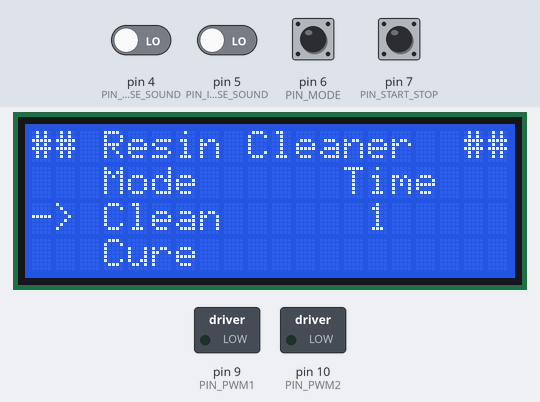
Bench run of a sketch on a simulated Arduino Uno, built with avr-gcc and run on an emulated ATmega328P. On the bench: 20×4 character LCD, switched loads named in the sketch (green lamp = pin HIGH). Inputs (shaded band) come from the test bench; at power-on: pin 4 (PIN_DECREASE_SOUND), pin 5 (PIN_INCREASE_SOUND), pin 6 (PIN_MODE), pin 7 (PIN_START_STOP) LOW.

Above: at 4.3 s.
4.4 s: pin 7 (PIN_START_STOP) pulled HIGH for 0.15 s
At 5.3 s:
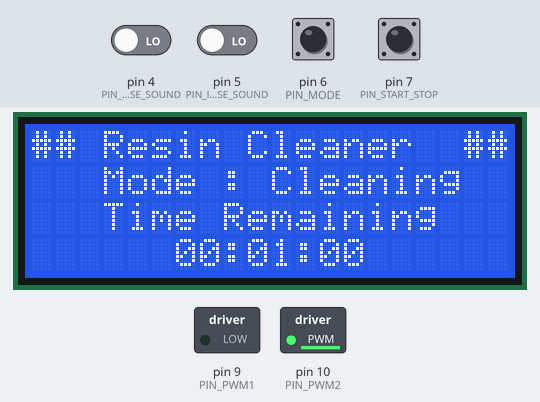
7.5 s: pin 7 (PIN_START_STOP) pulled HIGH for 1 s
At 8.1 s:
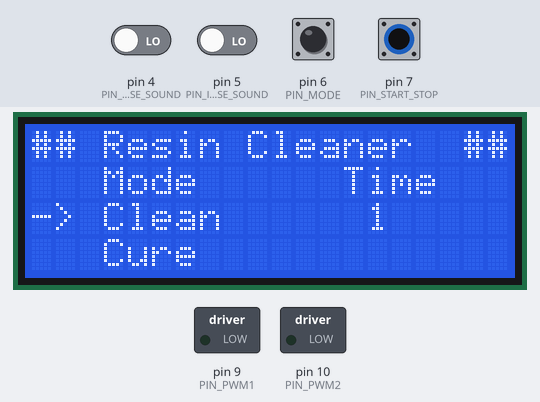
10.0 s: pin 6 (PIN_MODE) pulled HIGH for 0.15 s
At 10.8 s:
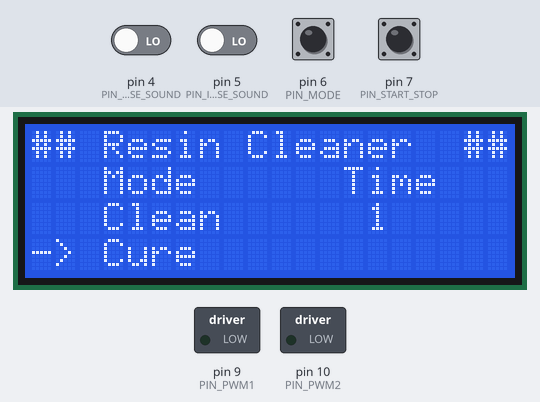
11.6 s: pin 7 (PIN_START_STOP) pulled HIGH for 0.15 s
At 12.2 s:
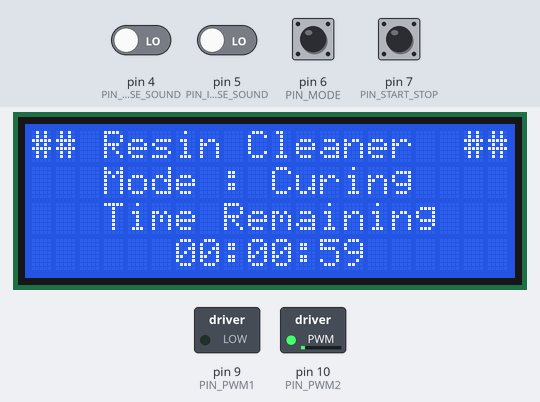
Timing chart, 0 to 42.8 s (numbered marks = the images above; inputs shaded):
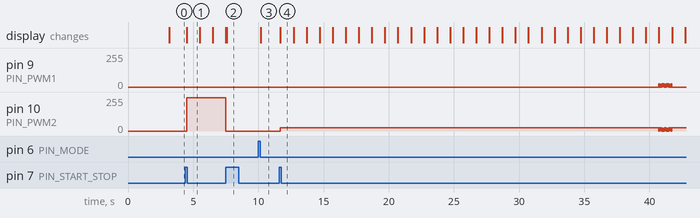

The sketch:

resin_cleaner.ino
```cpp
#include <LiquidCrystal_I2C.h>
#include <ResinManager.h>

#define PIN_START_STOP 7
#define PIN_MODE 6
#define PIN_INCREASE_SOUND 5
#define PIN_DECREASE_SOUND 4

#define PIN_PWM1 9
#define PIN_PWM2 10
#define PIN_SPEED 0

enum states {
  STATE_READY,
  STATE_EXECUTION,
  STATE_CLEARING,
  STATE_MAX
};

LiquidCrystal_I2C lcd(0x27, 20, 4);
ResinManager RM;
int state = STATE_READY;
int last_start_stop = 0;
int last_change = 0;

void draw_header() {
  lcd.setCursor(0,0);
  lcd.print("##");
  lcd.setCursor(3,0);
  lcd.print("Resin Cleaner");
  lcd.setCursor(18,0);
  lcd.print("##");
}

void draw_init() {
  lcd.setCursor(5,0);
  lcd.print("----------");
  lcd.setCursor(5,1);
  lcd.print("| PHTech |");
  lcd.setCursor(5,2);
  lcd.print("----------");
  lcd.setCursor(0,3);
  lcd.print("alvaroneay@gmail.com");
}

void draw() {
  draw_header();
  lcd.setCursor(3,1);
  lcd.print("Mode");
  lcd.setCursor(13,1);
  lcd.print("Time");

  if (RM.get_mode() == CLEAN_MODE) {
    lcd.setCursor(0,2);
    lcd.print("-> Clean");
    lcd.setCursor(0,3);
    lcd.print("   Cure");
  } else {
    lcd.setCursor(0,2);
    lcd.print("   Clean");
    lcd.setCursor(0,3);
    lcd.print("-> Cure");
  }

  lcd.setCursor(14,2);
  lcd.print(RM.get_time());
}

void draw_mode_execution() {
  lcd.clear();
  draw_header();

  if (RM.get_mode() == CLEAN_MODE) {
    lcd.setCursor(3,1);
    lcd.print("Mode : Cleaning");
  } else {
    lcd.setCursor(3,1);
    lcd.print("Mode : Curing");
  }

  lcd.setCursor(3,2);
  lcd.print("Time Remaining");
  lcd.setCursor(6,3);
  lcd.print(RM.get_time_left());
}

void clear_time() {
  lcd.setCursor(14,2);
  lcd.print("   ");
}

void reduce_time() {
  if (RM.get_time() > 1) {
    RM.set_time(RM.get_time() - 1);
    draw();
    clear_time();
    delay(100);
  }
}

void increment_time() {
  if (RM.get_time() <= 300) {
    RM.set_time(RM.get_time() + 1);
    clear_time();
    draw();
    delay(100);
  }
}

void modify_mode() {
  if (RM.get_mode() == CLEAN_MODE) {
    RM.set_mode(CURE_MODE);
  } else {
    RM.set_mode(CLEAN_MODE);
  }

  delay(100);
}

void onRefresh() {
  lcd.setCursor(6,3);
  lcd.print(RM.get_time_left());
}

void onComplete() {
  lcd.setCursor(6,3);
  lcd.print("Complete!!!");
  delay(2000);
  state = STATE_CLEARING;
  lcd.clear();
  RM.stop();
}

void setup() {
  Serial.begin(9600);
  pinMode(PIN_START_STOP, INPUT);
  pinMode(PIN_MODE, INPUT);
  pinMode(PIN_INCREASE_SOUND, INPUT);
  pinMode(PIN_DECREASE_SOUND, INPUT);

  lcd.begin();
  lcd.backlight();

  RM.init_motor(PIN_PWM1, PIN_PWM2, PIN_SPEED);
  state = STATE_READY;

  draw_init();
  delay(3000);
  lcd.clear();
}

void loop() {
  int start_stop = digitalRead(PIN_START_STOP);
  int change_mode = digitalRead(PIN_MODE);
  int increase_sound = digitalRead(PIN_INCREASE_SOUND);
  int decrease_sound = digitalRead(PIN_DECREASE_SOUND);

  if (state == STATE_READY) {
    if (increase_sound == HIGH) {
      increment_time();
      draw();
    } else if (decrease_sound == HIGH) {
      reduce_time();
      draw();
    } else if (change_mode == HIGH && change_mode != last_change) {
      modify_mode();
      draw();
    } else if (start_stop == HIGH && start_stop != last_start_stop) {
      state = STATE_EXECUTION;
      RM.run(onComplete, onRefresh);
      draw_mode_execution();
    } else {
      draw();
    }
  } else if (state == STATE_EXECUTION) {
    if (start_stop == HIGH && start_stop != last_start_stop) {
      lcd.clear();
      RM.stop();
      state = STATE_CLEARING;
    } else {
      RM.start();
    }
  } else if (state == STATE_CLEARING) {
    RM.stop_motor();
    state = STATE_READY;
  }

  last_start_stop = start_stop;
  last_change = change_mode;
  delay(10);
}
```

Measured:
- after the input at 4.4 s, pin 10 (PIN_PWM2): 0/255 → 250/255 after 0.10 s; the display: changes after 0.09 s (image 1)
- after the input at 7.5 s, pin 10 (PIN_PWM2): 250/255 → 0/255 at once; the display: first changes at once (image 2 shows a later state)
- after the input at 10.0 s, the display: changes after 0.19 s (image 3)
- after the input at 11.6 s, pin 9 (PIN_PWM1): alternates 25/255 for 0.01 s and 0/255 for 0.01 s, 98 changes in all, then stays 0/255, starting after 29.1 s; pin 10 (PIN_PWM2): 0/255 → 25/255 after 0.10 s, then repeats every 0.02 s: 0/255 0.01 s, 25/255 0.01 s, until it stays 25/255 from 41.7 s
